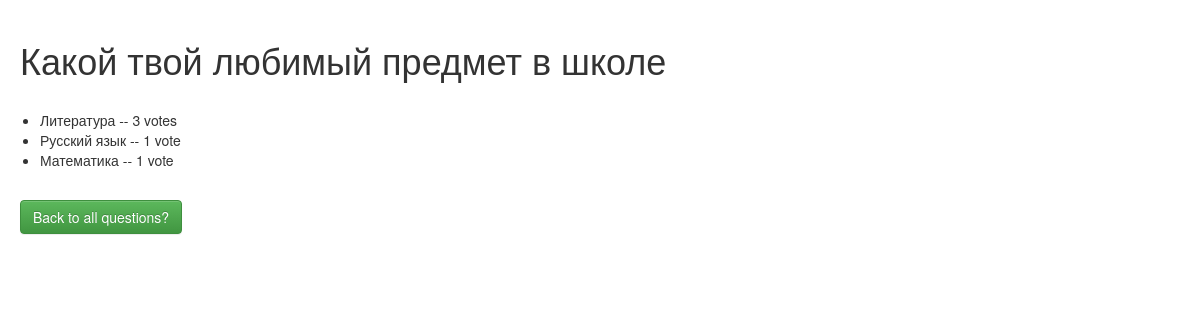
Before: /polls/4/results/ (signed in) with the older database file.
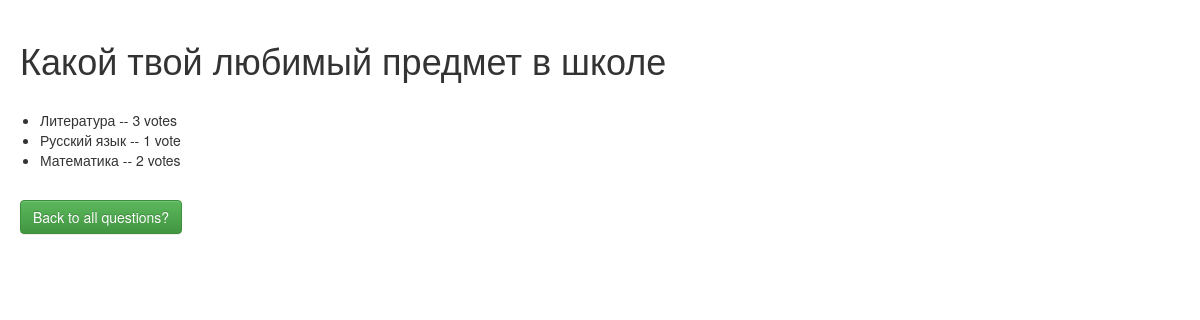
After: the same page with the newer database file.
### polls/models.py (models this page shows, shortened)
class Choice(models.Model):
    question = models.ForeignKey(Question, on_delete=models.CASCADE)
    choice_text = models.CharField(max_length=200)
    votes = models.IntegerField(default=0)

### polls/views.py (the view)
# urls.py: url(r'^(?P<question_id>[0-9]+)/results/$', views.results, name='results'),
def results(request, question_id):
    username = auth.get_user(request).username
    if request.user.is_authenticated():
        question = get_object_or_404(Question, pk=question_id)
        return render(request, 'polls/results.html', {'question': question, 'username': username})
    else:
        return HttpResponseRedirect("/auth/logout")

### polls/templates/polls/results.html (shortened to what this page needs)
<head>
    <link rel="stylesheet" href="https://maxcdn.bootstrapcdn.com/bootstrap/3.3.4/css/bootstrap.min.css">
        <link rel="stylesheet" href="https://maxcdn.bootstrapcdn.com/bootstrap/3.3.4/css/bootstrap-theme.min.css">
</head>
<h1 style="padding: 20px;">{{ question.question_text }}</h1>
<ul>
{% for choice in question.choice_set.all %}
    <li>{{ choice.choice_text }} -- {{ choice.votes }} vote{{ choice.votes|pluralize }}</li>
{% endfor %}
</ul>
<ul style="padding: 20px;">
<a href="/polls" class="btn btn-success">Back to all questions? </a>

Changed rows visible on the page:
changed Choice "Математика": votes "1" → "2"
